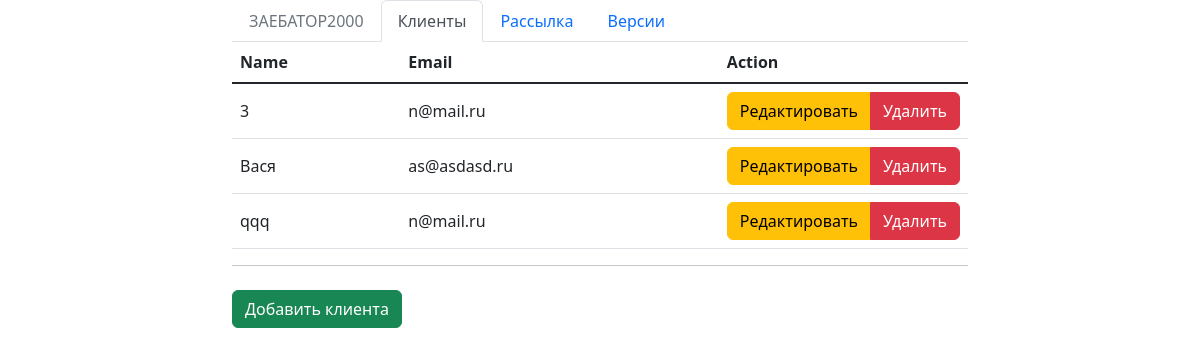
The page /client/list/ on the database its author committed.
### mails/models.py (models this page shows, shortened)
class Client(models.Model):
  name = models.CharField(max_length=200)
  email = models.EmailField(max_length=500)

### mails/views/client.py (the view)
# urls.py: path('client/list/', client.ClientListView.as_view(), name='client-list'),
class ClientListView(BaseClient, ListView):
  pass

### mails/templates/mails/client_list.html
{% extends 'base.html' %}
{% load crispy_forms_tags %}
{% block content %}
  <div class="row">
    <div class="col-12">
      <table class="table table-hover align-middle">
        <thead>
          <tr>
            <th>Name</th>
            <th>Email</th>
            <th width="200px">Action</th>
          </tr>
        </thead>
        <tbody class="table-group-divider">
          {% for client in object_list %}
          <tr>
            <td>{{client.name}}</td>
            <td>{{client.email}}</td>
            <td>
              <div class="btn-group">
                <a href="{% url 'client-update' client.id %}" class="btn btn-warning">
                  Редактировать
                </a>
                <a href="{% url 'client-delete' client.id %}" class="btn btn-danger">
                  Удалить
                </a>
              </div>
            </td>
          </tr>
          {%endfor%}
        </tbody>
      </table>
    </div>
  </div>
  <hr class="mt-0 mb-4">
  <a href="{% url 'client-add' %}" class="btn btn-success">Добавить клиента</a>
{% endblock %}

### rows shown on the page
Client: name "3", email "n@mail.ru"
Client: name "Вася", email "as@asdasd.ru"
Client: name "qqq", email "n@mail.ru"
